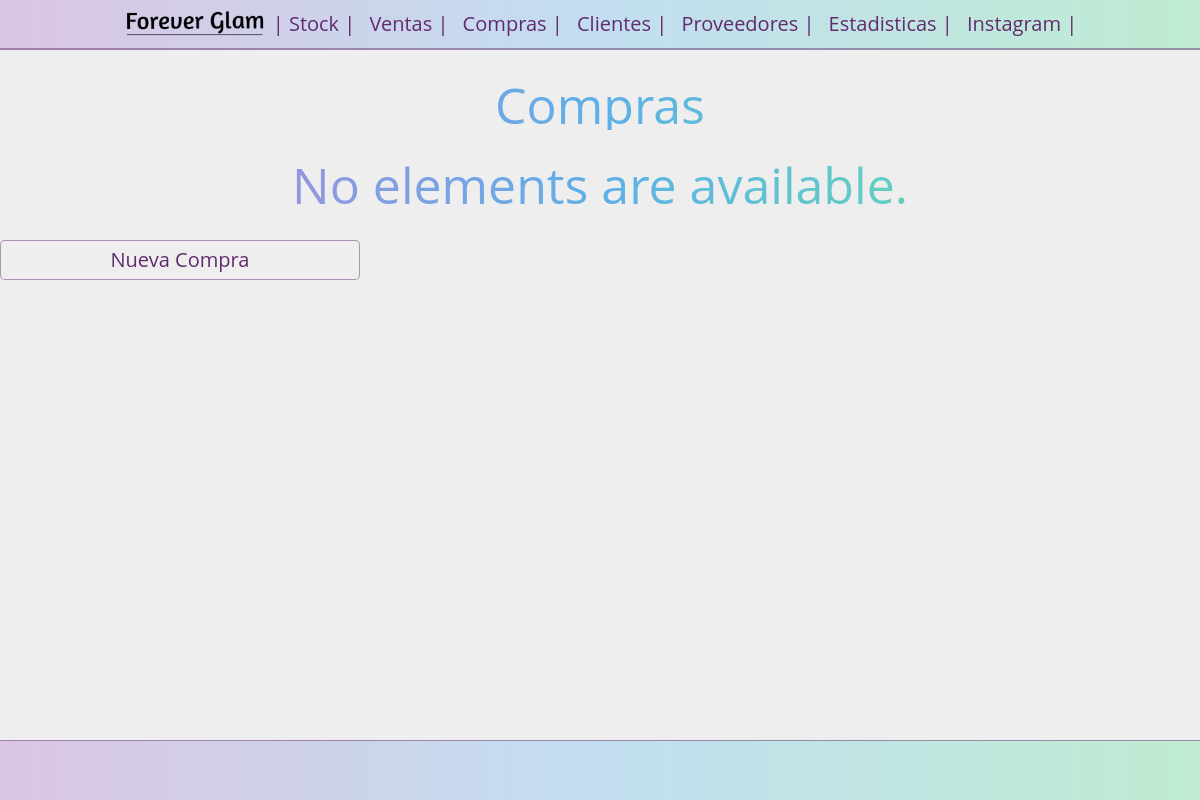
Before: /purchases/ with the older database file.
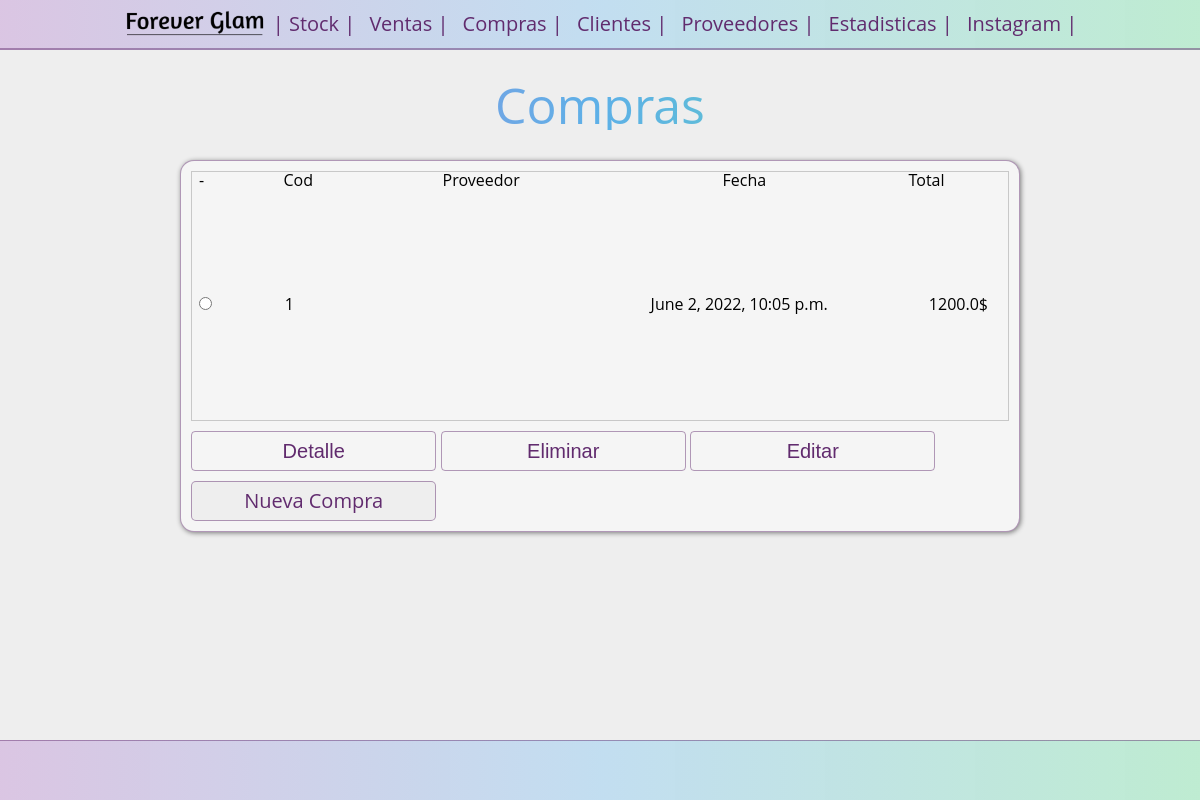
After: the same page with the newer database file.
### purchases/models.py (models this page shows)
class Purchase(models.Model):
    supplier = models.ForeignKey(
            Supplier,
            on_delete= models.CASCADE,
            null= False,
            blank= False,
    )
    purchase_date = models.DateTimeField(auto_now_add=True)
    product = models.ManyToManyField(
        Product,
        through='Purchase_Product',
        blank=True
    )
    total = models.FloatField(default=0)

### purchases/views.py (the view)
# urls.py: path("",  views.index, name= "index"),
def index(request):
    purchases_list = Purchase.objects.all()
    return render(request, "purchases/index.html",{
        'purchases_list' : purchases_list
    })

### purchases/templates/purchases/index.html (shortened to what this page needs)
{% extends 'stock/header.html' %}
{% block content %}
{% load static %}
<body>
    <h1 class="titulo">Compras</h1>
    {% if purchases_list %}
        <main>
        <form action="{% url 'purchases:detail_update_delete' %}" method="post" class="main-form">
            <div class="table-container">
                <table class="main-table">
                    <tr>
                    <td >-</td>
                    <th class="main-table__pk">Cod</th>
                    <th id="nombre"><strong>Proveedor </strong></th>
                    <th ><strong> Fecha </strong></th>
                    <th class="main-table__col_total"><strong> Total </strong></th>
                    </tr>
                    {% for choice in purchases_list  %}
                            <tr class="main-table__row">
                            <td><input
                                type="radio"
                                name="choice"
                                id="choice{{ forloop.counter }}"
                                value="{{choice.id}}"></td>
                            <label for="choice{{ forloop.counter }}">
                                <td>{{choice.pk}}</td>
                                <td>{{choice.client.name}}</td>
                                <td>{{choice.purchase_date}}</td>
                                <td id="main-table__col_total">{{choice.total}}$</td>
                                </tr>
                    {% endfor %}
                </table>
            </div>
            <input type="submit" name="action" value="Detalle">
            <input type="submit" name="action" value="Eliminar">
            <input type="submit" name="action" value="Editar">
            <a href="{% url 'purchases:new_1'%}" class="button_grillo" >Nueva Compra</a>
        </form>
    {% else %}
        <p class="titulo">No elements are available.</p>
        <a href="{% url 'purchases:new_1' %}" class="button_grillo" >Nueva Compra</a>
    {% endif %}
        </main>
    <footer>
    </footer>
</body>
{% endblock %}

Changed rows visible on the page:
added Purchase: pk "1", purchase_date "June 2, 2022, 10:05 p.m.", total "1200.0"
Other visible differences:
form field action: (not shown) → "Detalle"
form field action: (not shown) → "Eliminar"
form field action: (not shown) → "Editar"
text no longer shown: "No elements are available."
text now shown: "- Cod Proveedor Fecha Total"
